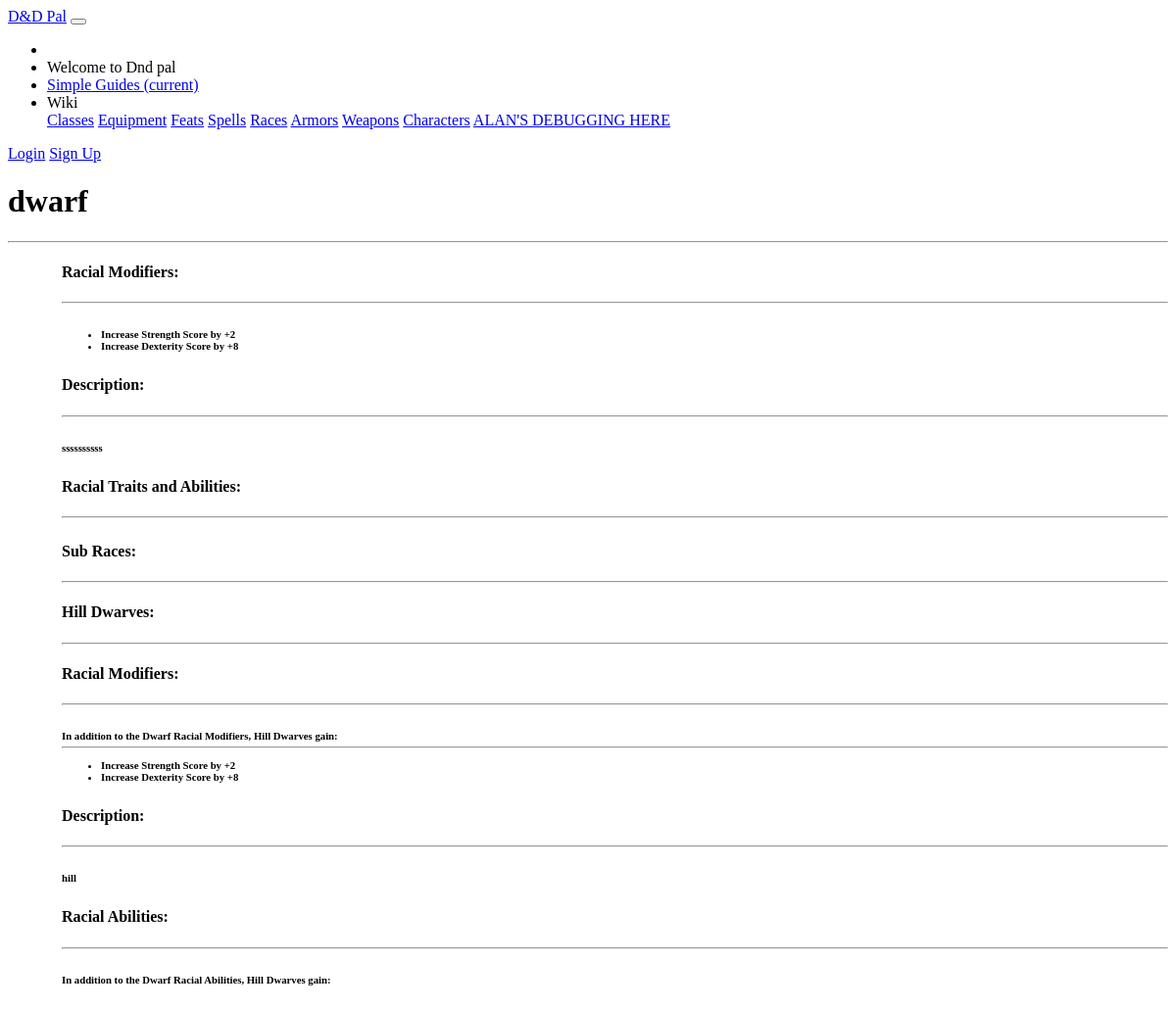
/dndpal/race/dwarf, run on an earlier commit of the app's database.
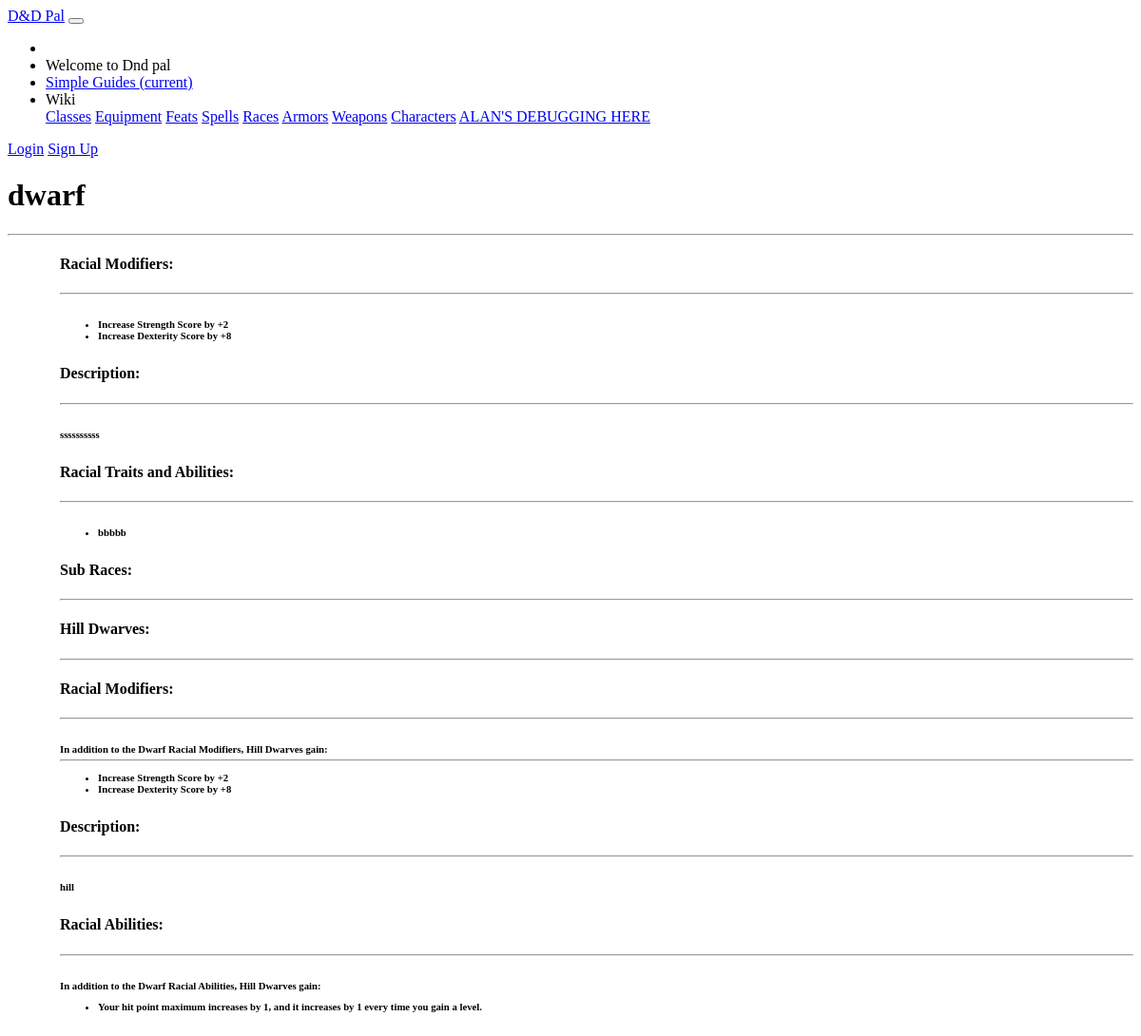
And on a later commit of the database.
### dndpal/models.py (models this page shows)
class Subrace(models.Model):
    name = models.CharField(default = '', primary_key = True, max_length = 100, help_text = "Enter the name of the subrace")
    parent_race = models.ForeignKey('Race', on_delete=models.CASCADE, null = True)
    description = models.CharField(default= '', max_length = 5000, help_text = "Enter a description of this sub-race (backstory, beliefs, etc.)")
    modifiers = models.CharField(default = '', max_length = 20, help_text = "Enter the stats modifiers in JSON format. Ex: {\"str\": 2, \"dex\": 8}")
    def __str__(self):
        return self.name

class RaceFeatures(models.Model):
    name = models.CharField(default = '', max_length = 100, help_text = "Enter the name of this race feature")
    race = models.ForeignKey('Race', on_delete=models.CASCADE, null = True)
    description = models.CharField(default= '', max_length = 5000, help_text = "Enter a description of this feature; i.e. what this feature does")
    required_level = models.SmallIntegerField(default= 0, null=True, help_text="Enter the required level for this feature")
    feature_type = models.CharField(default= '', max_length = 5000, help_text = "Enter a note what this feature modifies")

class SubraceFeatures(models.Model):
    subrace = models.ForeignKey('Subrace', on_delete=models.CASCADE, null = True)
    required_level = models.SmallIntegerField(default= 0, null=True, help_text="Enter the required level for this feature")
    sub_feature_name = models.CharField(default = '', max_length = 100, help_text = "Enter the name of this feature")
    description = models.CharField(default= '', max_length = 5000, help_text = "Enter a description for these features")
    feature_type = models.CharField(default= '', max_length = 5000, help_text = "Enter a note what this feature modifies")

### dndpal/views.py (the view)
# urls.py: path('race/<str:pk>', views.RaceDetailView.as_view(), name='race-detail'),
class RaceDetailView(generic.DetailView):
    model = Race
    def get_context_data(self, **kwargs):
        context = super(RaceDetailView, self).get_context_data(**kwargs)
        json_data = context['race'].modifiers
        json_parsed = json.loads(json_data)
        strength = '0'
        dexterity = '0'
        constitution = '0'
        intelligence = '0'
        wisdom = '0'
        charisma = '0'
        if 'str' in json_parsed:
            strength = json_parsed['str']
        if 'dex' in json_parsed:
            dexterity = json_parsed['dex']
        if 'con' in json_parsed:
            constitution = json_parsed['con']
        if 'int' in json_parsed:
            intelligence = json_parsed['int']
        if 'wis' in json_parsed:
            wisdom = json_parsed['wis']
        if 'cha' in json_parsed:
            charisma = json_parsed['cha']
        context['raceStr'] = int(strength)
        context['raceDex'] = int(dexterity)
        context['raceCon'] = int(constitution)
        context['raceInt'] = int(intelligence)
        context['raceWis'] = int(wisdom)
        context['raceCha'] = int(charisma)
        context['raceFeatures'] = RaceFeatures.objects.filter(race = context['race'])
        context['subraces'] = Subrace.objects.filter(parent_race = context['race'])
        context['subrace_mods'] = {}
        context['subraceFeatures'] = {}
        for subrace in context['subraces']:
            sub = {}
            sjson_data = subrace.modifiers
            sjson_parsed = json.loads(json_data)
            sstrength = 0
            sdexterity = 0
            sconstitution = 0
            sintelligence = 0
            swisdom = 0
            scharisma = 0
            if 'str' in sjson_parsed:
                sstrength = int(sjson_parsed['str'])
                sub['str'] = sstrength
            if 'dex' in sjson_parsed:
                sdexterity = int(sjson_parsed['dex'])
                sub['dex'] = sdexterity
            if 'con' in sjson_parsed:
                sconstitution = int(sjson_parsed['con'])
                sub['con'] = sconstitution
            if 'int' in sjson_parsed:
                sintelligence = int(sjson_parsed['int'])
                sub['int'] = sintelligence
            if 'wis' in sjson_parsed:
                swisdom = int(sjson_parsed['wis'])
                sub['wis'] = swisdom
            if 'cha' in sjson_parsed:
                scharisma = int(sjson_parsed['cha'])
                sub['cha'] = scharisma
            context['subrace_mods'][subrace.name] = sub
            context['subraceFeatures'][subrace.name] = SubraceFeatures.objects.filter(subrace = subrace)
        print('json_parsed = '+str(json_parsed))
        print('stre = '+str(strength))
        print('cons = '+str(constitution))
        print('raceFeatures =' + str(context['raceFeatures']))
        print('subraces =' + str(context['subraces']))
        print('subrace_mods =' + str(context['subrace_mods']))
        return context

### dndpal/templates/dndpal/race_detail.html (shortened to what the changed rows need)
{% extends "base_generic.html" %}
{% block content %}
<main role="main" class="container">
    <div class="container card m-4" style="margin-top:10px;">
        <div class="row  m-4" style="margin-top: 10px">
            <div class="col-md">
                <h1>{{race.name}}</h1>
            </div>
        </div>
        <div class="pb-2" style="margin-left: 55px;">
            <div class="row my-4" style="margin-top: 10px">
                <div class="col-xl-8">
                    <h6>
                        <ul>
                            {% for f in raceFeatures %}
                            <li class="mb-3">{{f.description}}</li>
                            {% endfor %}
                        </ul>
                    </h6>
                </div>
            </div>
            <div class="row my-4" style="margin-top: 10px">
                <div class="col-xl-8">
                    {% for f in subraces %}
                    <div class="card col-xl-10 p-3 my-3">
                        <h4>{{f.name}}:</h4>
                        <hr>
                        <div class="col-xl-12">
                            <h4>Racial Modifiers:</h4>
                            <hr>
                            <h6 class="pl-3">
                                In addition to the Dwarf Racial Modifiers, Hill Dwarves gain:
                                <hr>
                                <ul>
                                    {% for subracekey, mods in subrace_mods.items %}
                                        {% if subracekey == f.name %}
                                            {% with sub_mods=mods %}
                                                {% for sc, v in sub_mods.items %}
                                                    {% if sc == 'str' %}
                                                        {% if v > 0 %}
                                                            <li class="mb-3">Increase Strength Score by +{{v}}</li>
                                                        {% elif v < 0 %}
                                                            <li class="mb-3">Decrease Strength Score by -{{v}}</li>
                                                        {% endif %}
                                                    {% endif %}
                                                    {% if sc == 'dex' %}
                                                        {% if v > 0 %}
                                                            <li class="mb-3">Increase Dexterity Score by +{{v}}</li>
                                                        {% elif v < 0 %}
                                                            <li class="mb-3">Decrease Dexterity Score by -{{v}}</li>
                                                        {% endif %}
                                                    {% endif %}
                                                {% empty %}
                                                    <li class="mb-3">Nothing.</li>
                                                {% endfor %}
                                            {% endwith %}
                                        {% endif %}
                                    {% endfor %}
                                </ul>
                            </h6>
                        </div>
                        <div class="col-xl-12">
                            <h4>Description:</h4>
                            <hr>
                            <h6 class="pl-3">
                                {{f.description}}
                            </h6>
                        </div>
                        <div class="col-xl-12">
                            <h4>Racial Abilities:</h4>
                            <hr>
                            <h6 class="pl-3">
                                In addition to the Dwarf Racial Abilities, Hill Dwarves gain:
                                <ul>
                                    {% for subracekey, feats in subraceFeatures.items %}
                                        {% if subracekey == f.name %}
                                            {% for feat in feats %}
                                                <li>{{feat.description}}</li>
                                            {% endfor %}
                                        {% endif %}
                                    {% endfor %}
                                </ul>
                            </h6>
                        </div>
                    </div>
                    {% endfor %}
                </div>
            </div>
        </div>
    </div>
</main>
{% endblock %}

What changed in the data, as far as the page shows it:
added RaceFeatures: description "bbbbb"
added SubraceFeatures: description "Your hit point maximum increases by 1, and it increases by 1 every time you gain a level."
